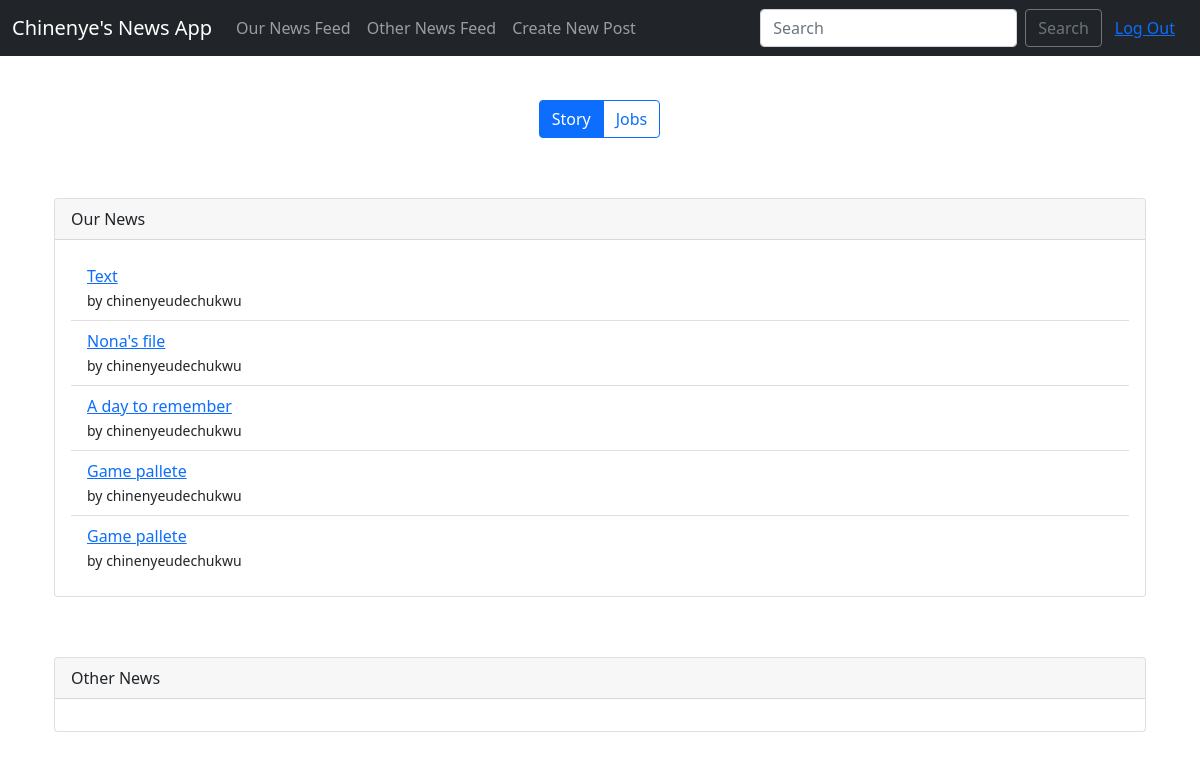
The app's page / (signed in) with its own data.
### newsapi/models.py (models this page shows, shortened)
class OurNews(models.Model):
    by = models.ForeignKey(User, verbose_name=_("Author"), on_delete=models.CASCADE)
    score = models.IntegerField(_("News Score"))
    time_created = models.DateTimeField(_("time created"), auto_now=True)
    title = models.CharField(_("article title"), max_length=50)
    type = models.CharField(_("article type"), max_length=10, choices=ARTICLE_CHOICES, default="story")
    content = models.CharField(_("article content"), max_length=1000)

### newsapi/views.py (the view)
# urls.py: 2. Add a URL to urlpatterns:  path('', views.home, name='home')
@login_required
def home(request):
    context = {}
    our_news = OurNews.objects.all().order_by('time_created')
    our_news_paginator = Paginator(our_news, 5)
    page = request.GET.get('page')
    o_news = our_news_paginator.get_page(page)
    return render(request, 'newsapi/news_list.html', {'our_news': o_news})

### newsapi/templates/newsapi/news_list.html (shortened to what this page needs)
{% extends 'base.html' %}
{% block content %}
    <div class="container" style="margin-top: 60px;">
        <div class="card" style="margin-bottom: 60px;">
            <div class="card-header">
                Our News
            </div>
            <div class="card-body">
                <ul class="list-group list-group-flush">
                    {% for news in our_news %}
                        <li class="list-group-item">
                            <a href="{% url 'our_news_details' news.id %}">{{news.title}}</a> <br>
                            <small>by {{news.by}}</small>
                        </li>
                    {% endfor %}
                </ul>
            </div>
        </div>
        <div class="card" style="margin-bottom: 60px;">
            <div class="card-header">
                Other News
            </div>
            <div class="card-body">
            </div>
        </div>
    </div>
{% endblock %}

### records on screen
OurNews: title "Text", by "chinenyeudechukwu"
OurNews: title "Nona's file", by "chinenyeudechukwu"
OurNews: title "A day to remember", by "chinenyeudechukwu"
OurNews: title "Game pallete", by "chinenyeudechukwu"
OurNews: title "Game pallete", by "chinenyeudechukwu"
